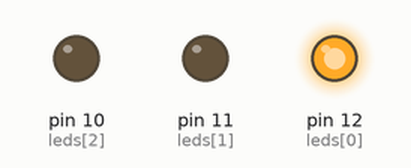
The sketch below on a simulated Arduino Uno, built with avr-gcc and run on an emulated ATmega328P. On the bench: output pins drawn as LEDs (lit = HIGH).

Above: at 0.2 s.
At 1.2 s:
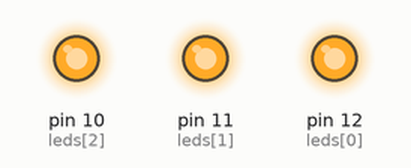
At 1.7 s:
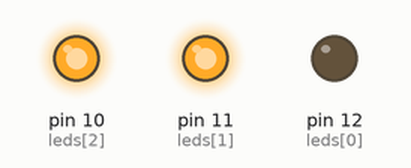
At 2.2 s:
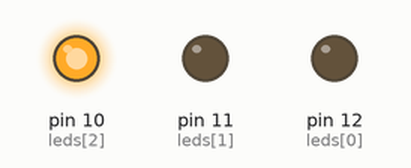
At 3.7 s:
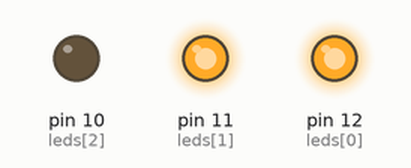
At 5.7 s:
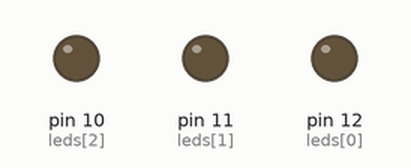
Timing chart, 0 to 6.9 s (numbered marks = the images above):
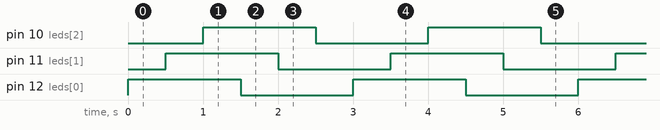

Measured:
- by itself, pin 10 (leds[2]), pin 11 (leds[1]), pin 12 (leds[0]): alternates HIGH for 1.5 s and LOW for 1.5 s
- by itself, everything shown: repeats every 3.0 s, in 6 steps

The sketch:

01_LED_05_arg.ino
```cpp
int leds[]={12,11,10};
int count=3;
int delayMs=500;


void blinkAll(bool state){
  for(int i=0;i<count;i++){
    digitalWrite(leds[i],state ? HIGH : LOW);
    delay(delayMs);
  }
}

void setup() {
  for(int i=0;i<count;i++){
    pinMode(leds[i], OUTPUT);
  }
}

void loop() {
  blinkAll(true);
  blinkAll(false);

}
```
